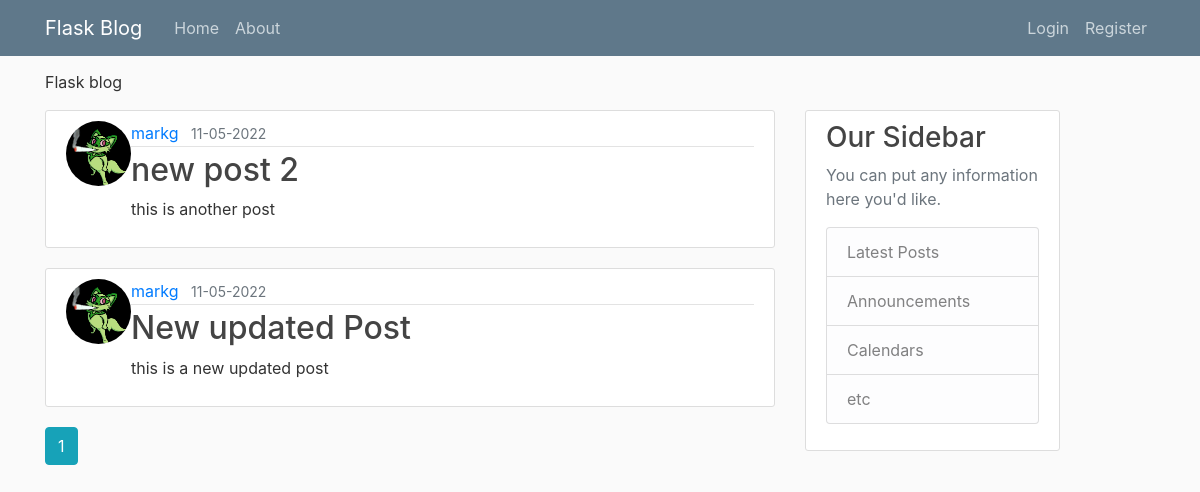
Page /home on the earlier database version.
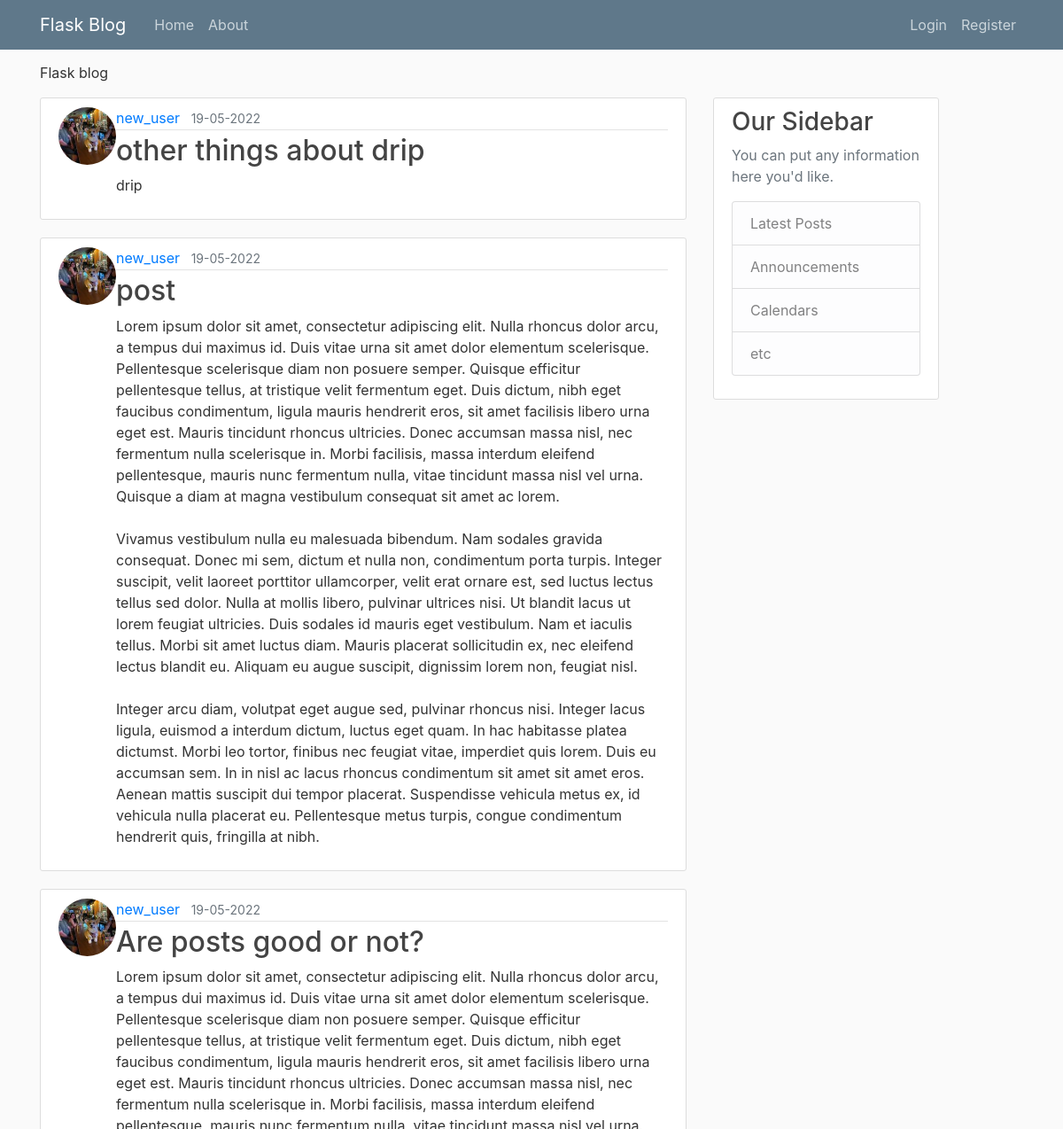
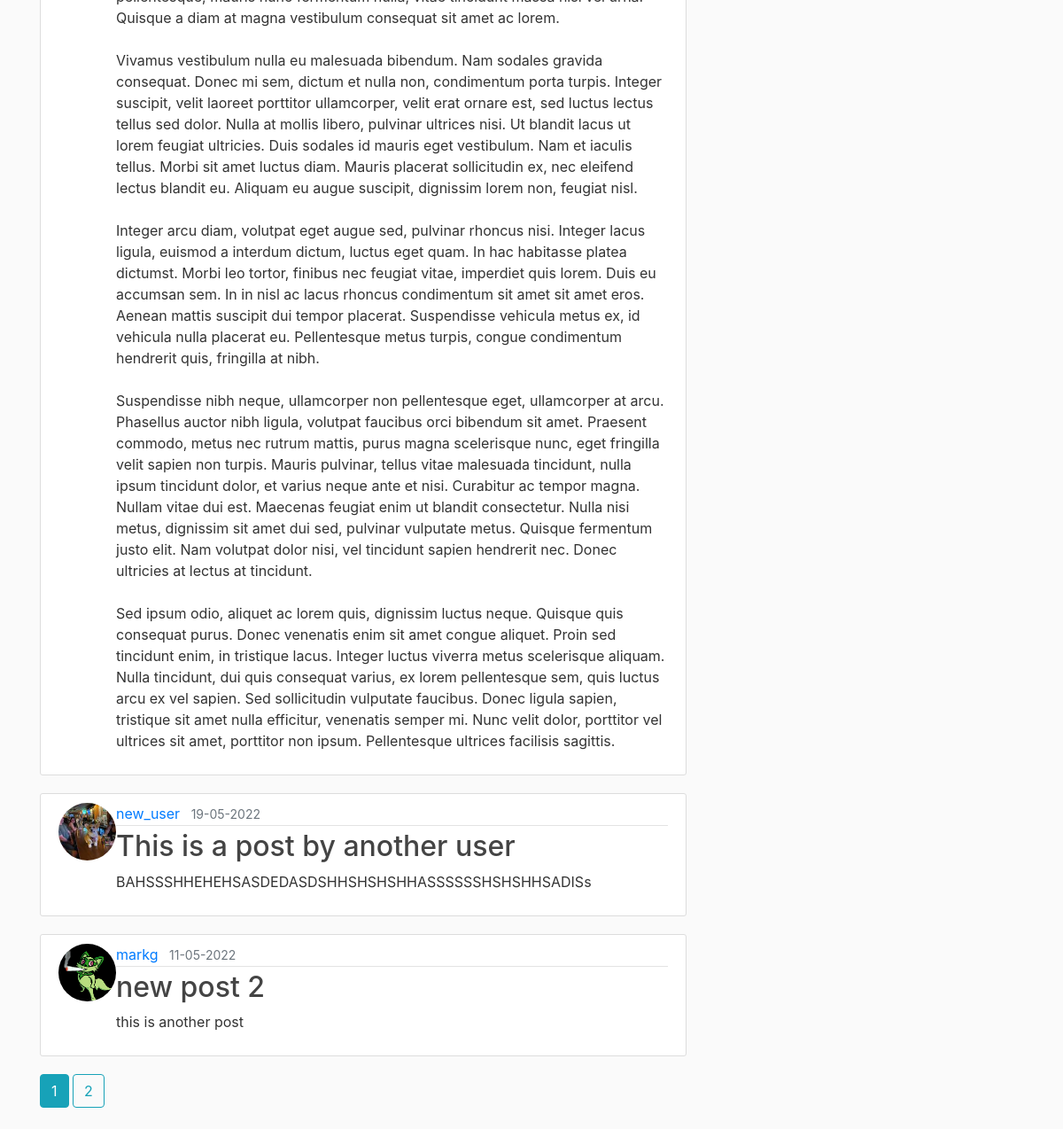
Same page on the later database version (2 pictures, top to bottom).
### main_app/models.py (models this page shows, shortened)
class Post(db.Model):
    id = db.Column(db.Integer, primary_key=True)
    title = db.Column(db.String(100), nullable=False)
    date_posted = db.Column(db.DateTime, nullable=False, default=datetime.utcnow)
    content = db.Column(db.Text, nullable=False)
    user_id = db.Column(db.Integer, db.ForeignKey('user.id'), nullable=False)

class User(db.Model, UserMixin):
    id = db.Column(db.Integer, primary_key=True)
    username = db.Column(db.String(20), unique=True, nullable=False)
    email = db.Column(db.String(120), unique=True, nullable=False)
    image_file = db.Column(db.String(20), nullable=False, default='default.jpg')
    password = db.Column(db.String(60), nullable=False)
    posts = db.relationship('Post', backref='author', lazy=True)

### main_app/routes.py (the view)
@app.route("/") #Route to main page
@app.route("/home") #Route to home page
def home():
    page = request.args.get('page', 1, type=int)
    posts = Post.query.order_by(Post.date_posted.desc()).paginate(page=page, per_page=5)
    return render_template('home.html', posts=posts)

### main_app/templates/home.html
{% extends "layout.html" %}
{% block content %}
    {% for post in posts.items %}
        <article class="media content-section">
            <img class="rounded-circle article-img" src="{{ url_for('static', filename='profile_pics/' + post.author.image_file) }}">
            <div class="media-body">
                <div class="article-metadata">
                    <a class="mr-2" href="#"> {{ post.author.username }}</a>
                    <small class="text-muted">{{ post.date_posted.strftime('%d-%m-%Y') }}</small>
                </div>
                <h2><a class="article-title" href="{{ url_for('post', post_id = post.id) }}">{{ post.title }}</a></h2>
                <p class="article-content">{{ post.content }}</p>
            </div>
        </article>
    {% endfor %}
    {% for page_num in posts.iter_pages(left_edge=1, right_edge=1, left_current=1, right_current=2) %}
        {% if page_num %}
            {%if posts.page == page_num%}
                <a class="btn btn-info mb-4" href="{{ url_for('home', page=page_num) }}">{{ page_num }}</a>
            {%else%}
                <a class="btn btn-outline-info mb-4" href="{{ url_for('home', page=page_num) }}">{{ page_num }}</a>
            {%endif%}
        {% else %}
            ...
        {% endif %}
    {% endfor %}
{% endblock content %}

### main_app/templates/layout.html (shortened to what this page needs)
<DOCTYPE html>
<html lang="en">
    <head>
        <link rel="stylesheet" href="https://cdn.jsdelivr.net/npm/bootstrap@4.6.1/dist/css/bootstrap.min.css">
        <link rel="stylesheet" type="text/css" href="{{ url_for('static', filename='main.css') }}">
    </head>
    <body>
        <header class="site-header">
            <nav class="navbar navbar-expand-md navbar-dark bg-steel fixed-top">
              <div class="container">
                <a class="navbar-brand mr-4" href="/">Flask Blog</a>
                <div class="collapse navbar-collapse" id="navbarToggle">
                  <div class="navbar-nav mr-auto">
                    <a class="nav-item nav-link" href="/">Home</a>
                    <a class="nav-item nav-link" href="/about">About</a>
                  </div>
                  <div class="navbar-nav">
                      {% if current_user.is_authenticated %}
                        <a class="nav-item nav-link" href={{ url_for('new_post') }}>New Post</a>
                        <a class="nav-item nav-link" href={{ url_for('account') }}>Account</a>
                        <a class="nav-item nav-link" href={{ url_for('logout') }}>Logout</a>
                      {% else %}
                        <a class="nav-item nav-link" href={{ url_for('login') }}>Login</a>
                        <a class="nav-item nav-link" href={{ url_for('register') }}>Register</a>
                      {% endif %}
                  </div>
                </div>
              </div>
            </nav>
        </header>
        <main role="main" class="container">
            {% if title %}
                <p class="message">Flask blog - {{ title }}</p>
            {% else %}
                <p class="message">Flask blog</p>
            {% endif %}
            <div class="row">
                <div class="col-md-8">
                    {% block content %}{% endblock %}
                </div>
                <div class="col-md-3">
                    <div class="content-section">
                        <h3>Our Sidebar</h3>
                        <p class='text-muted'>You can put any information here you'd like.
                            <ul class="list-group">
                                <li class="list-group-item list-group-item-light">Latest Posts</li>
                                <li class="list-group-item list-group-item-light">Announcements</li>
                                <li class="list-group-item list-group-item-light">Calendars</li>
                                <li class="list-group-item list-group-item-light">etc</li>
                            </ul>
                        </p>
                    </div>
                </div>
            </div>
        </main>
    </body>
</html>

### main_app/static/main.css (style rules this page uses)
body { background: #fafafa; color: #333333; margin-top: Srem; }
h1, h2, h3, h4, h5, h6 { color: #444444; }
.bg-steel { background-color: #5f788a; }
.site-header .navbar-nav .nav-link { color: #cbd5db; }
.content-section { background: #ffffff; padding: 10px 20px; border: 1px solid #dddddd; border-radius: 3px; margin-bottom: 20px; }
.article-title { color: #444444; }
.article-content { white-space: pre-line; }
.article-img { height: 65px; width: 65px; }
.article-metadata { padding-bottom: 1px; margin-bottom: 4px; border-bottom: 1px solid #e3e3e3; }
.message { margin-top: 70px; }

Differences in the rows shown:
no longer on this page (row unchanged): Post: image_file (picture), author.username "markg", date_posted "11-05-2022", title "New updated Post", content "this is a new updated post"
added Post: image_file (picture), author.username "new_user", date_posted "19-05-2022", title "other things about drip", content "drip"
added Post: image_file (picture), author.username "new_user", date_posted "19-05-2022", title "post", content "Lorem ipsum dolor sit amet, consectetur adipiscing elit. Nulla rhoncus dolor arcu, a tempus dui maximus id. Duis vitae urna sit amet dolor elementum scelerisque. Pellentesque scelerisque diam non posuere semper. Quisque efficitur pellentesque tellus, at tristique velit fermentum eget. Duis dictum, nibh eget faucibus condimentum, ligula mauris hendrerit eros, sit amet facilisis libero urna eget est. Mauris tincidunt rhoncus ultricies. Donec accumsan massa nisl, nec fermentum nulla scelerisque in. Morbi facilisis, massa interdum eleifend pellentesque, mauris nunc fermentum nulla, vitae tincidunt massa nisl vel urna. Quisque a diam at magna vestibulum consequat sit amet ac lorem. Vivamus…"
added Post: image_file (picture), author.username "new_user", date_posted "19-05-2022", title "Are posts good or not?", content "Lorem ipsum dolor sit amet, consectetur adipiscing elit. Nulla rhoncus dolor arcu, a tempus dui maximus id. Duis vitae urna sit amet dolor elementum scelerisque. Pellentesque scelerisque diam non posuere semper. Quisque efficitur pellentesque tellus, at tristique velit fermentum eget. Duis dictum, nibh eget faucibus condimentum, ligula mauris hendrerit eros, sit amet facilisis libero urna eget est. Mauris tincidunt rhoncus ultricies. Donec accumsan massa nisl, nec fermentum nulla scelerisque in. Morbi facilisis, massa interdum eleifend pellentesque, mauris nunc fermentum nulla, vitae tincidunt massa nisl vel urna. Quisque a diam at magna vestibulum consequat sit amet ac lorem. Vivamus…"
added Post: image_file (picture), author.username "new_user", date_posted "19-05-2022", title "This is a post by another user", content "BAHSSSHHEHEHSASDEDASDSHHSHSHSHHASSSSSSHSHSHHSADISs"
Other differences:
new list line: "2"
